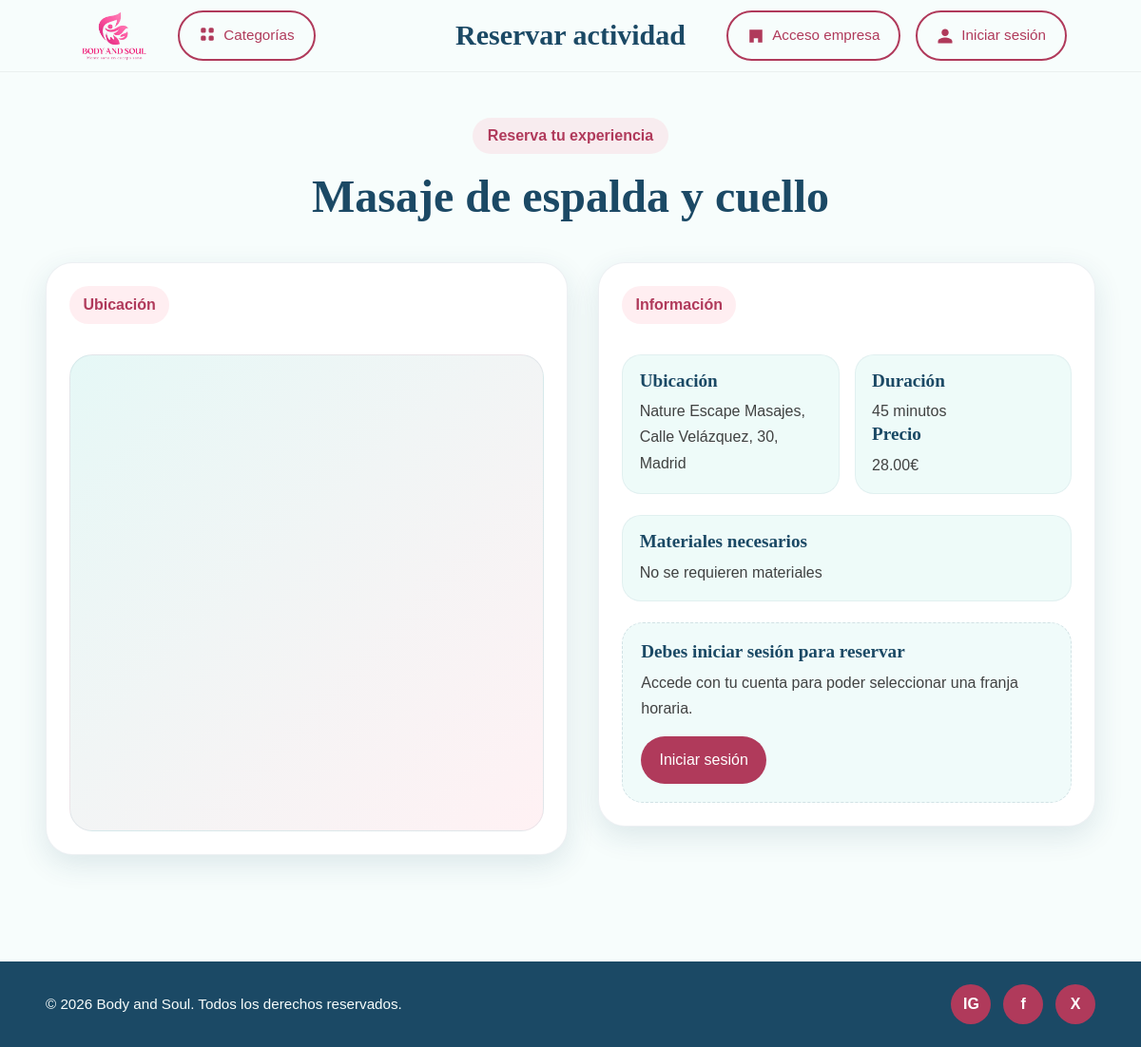
Screenshot of /publico/reserva.php?idact=69 with the database file from the repository.
### tables this page shows
CREATE TABLE `servicio` (
  `id_servicio` int(11) NOT NULL,
  `id_empresa` int(11) NOT NULL,
  `nombre_servicio` varchar(150) NOT NULL,
  `descripcion` text DEFAULT NULL,
  `lugar` varchar(150) DEFAULT NULL,
  `id_categoria` int(11) NOT NULL,
  `precio` decimal(10,2) NOT NULL DEFAULT 0.00,
  `duracion` varchar(50) DEFAULT NULL,
  `materiales` text DEFAULT NULL,
  `estado` enum('activo','cancelado') NOT NULL DEFAULT 'activo'
);

### bd/bdact.php (called while the page is built, shortened)
<?php
class bdact{
public $pdo = "";
public function __construct($host,$port,$db,$user,$pass) {
    $this->pdo = new PDO("mysql:host=".$host.";port=".$port.";dbname=".$db.";charset=utf8", $user, $pass);
    }
public function obtenerActividadPorId($idServicio){
    $sentencia = "SELECT * FROM servicio WHERE id_servicio = :id_servicio AND estado = 'activo'";
    $ejecucion = $this->pdo->prepare($sentencia);
    $ejecucion->execute([
        ":id_servicio" => $idServicio
    ]);
    $fila = $ejecucion->fetch(PDO::FETCH_ASSOC);
    return $fila;
}
}
?>

### publico/reserva.php (the view, shortened to what this page needs)
<?php
$titulo = "<h1>Reservar actividad</h1>";
require_once("head.php");
require_once("../bd/bdact.php");
$bdact = new bdact("localhost", 3306, "plataforma_servicios1", "root", "");
$idServicio = (int) $_GET["idact"];
$actividad = $bdact->obtenerActividadPorId($idServicio);
?>
<main class="booking-page">
  <section class="booking-section">
    <div class="container">
      <div class="booking-title-block">
        <span class="section-tag">Reserva tu experiencia</span>
        <h2><?= htmlentities($actividad["nombre_servicio"]) ?></h2>
      </div>
      <div class="booking-layout">
        <article class="booking-map-card">
          <div class="booking-card-header">
            <span class="section-tag">Ubicación</span>
          </div>
          <div class="map-wrapper">
            <iframe
              src="https://www.google.com/maps?q=<?= urlencode($actividad["lugar"]) ?>&output=embed"
              title="Mapa de ubicación de la actividad"
              loading="lazy"
>
            </iframe>
          </div>
        </article>
        <article class="booking-form-card">
           <div class="booking-card-header">
            <span class="section-tag">Información</span>
          </div>
          <div class="booking-info-content">
            <div class="info-grid">
              <div class="info-item">
                <h4>Ubicación</h4>
                <p><?= htmlentities($actividad["lugar"]) ?></p>
              </div>
              <div class="info-item">
                <h4>Duración</h4>
                <p><?= !empty($actividad["duracion"]) ? htmlentities($actividad["duracion"]) : 'No especificada' ?></p>
                <h4>Precio</h4>
                  <p><?=$actividad['precio']?>€</p>
              </div>
            </div>
            <div class="info-box">
              <h4>Materiales necesarios</h4>
              <p><?= !empty($actividad["materiales"]) ? htmlentities($actividad["materiales"]) : 'No especificados' ?></p>
            </div>
            <?php if (!isset($_SESSION["usuario"])): ?>
              <div class="booking-empty-state">
                <h4>Debes iniciar sesión para reservar</h4>
                <p>Accede con tu cuenta para poder seleccionar una franja horaria.</p>
                <a href="login.php" class="btn btn-primary" style="margin-top: 1rem;">Iniciar sesión</a>
              </div>
            <?php endif; ?>
          </div>
        </article>
      </div>
    </div>
  </section>
</main>
<?php require_once("footer.php"); ?>
</body>
</html>

### css/styles.css (style rules this page uses)
:root { --mint: #147a72; --navy: #1B4965; --pink: #b03a5b; --light: #F7FDFC; --dark: #2E2E2E; --white: #ffffff; --font-title: "Sansita Swashed", serif; --font-text: "Overpass", sans-serif; --radius-sm: 10px; --radius-md: 18px; --radius-lg: 28px; --shadow-soft: 0 10px 30px rgba(27, 73, 101, 0.12); --transition: all 0.3s ease; }
* { margin: 0; padding: 0; box-sizing: border-box; }
html { scroll-behavior: smooth; }
body { font-family: var(--font-text); color: var(--dark); background-color: var(--light); line-height: 1.6; }
a { text-decoration: none; color: inherit; }
.container { width: min(1200px, 92%); margin: 0 auto; }
h1, h2, h3, h4 { font-family: var(--font-title); color: var(--navy); line-height: 1.15; }
.section-tag { display: inline-block; background-color: rgba(255, 143, 163, 0.15); color: var(--pink); font-weight: 700; padding: 0.45rem 0.9rem; border-radius: 999px; margin-bottom: 1rem; }
.btn { display: inline-flex; align-items: center; justify-content: center; gap: 0.5rem; border: none; cursor: pointer; padding: 0.75rem 1.2rem; border-radius: 999px; font-weight: 500; transition: var(--transition); text-align: center; }
.btn-primary { background-color: var(--pink); color: var(--white); }
.header-title h1 { font-family: var(--font-title); font-size: 30px; color: var(--navy); }

### css/public-styles/actividad.css (style rules this page uses)
.info-block p, .info-item p { color: rgba(46, 46, 46, 0.9); line-height: 1.7; }
.info-grid { display: grid; grid-template-columns: 1fr 1fr; gap: 1rem; }
.info-item { background: rgba(46, 196, 182, 0.08); border-radius: 20px; padding: 1rem 1.1rem; border: 1px solid rgba(27, 73, 101, 0.06); }

### css/public-styles/reserva.css (style rules this page uses)
.booking-page { padding: 2rem 0 0; }
.booking-section { padding: 1rem 0 3rem; }
.booking-title-block { text-align: center; margin-bottom: 2.5rem; }
.booking-title-block .section-tag { display: inline-block; margin-bottom: 1rem; padding: 0.4rem 1rem; }
.booking-title-block h2 { font-size: clamp(2rem, 4vw, 3rem); color: var(--navy); max-width: 700px; margin: 0 auto; line-height: 1.2; }
.booking-layout { display: grid; grid-template-columns: 1.05fr 1fr; gap: 2rem; align-items: start; }
.booking-map-card, .booking-form-card { background: var(--white); border-radius: 28px; box-shadow: var(--shadow-soft); border: 1px solid rgba(27, 73, 101, 0.08); padding: 1.5rem; }
.booking-card-header { margin-bottom: 1rem; }
.map-wrapper { width: 100%; min-height: 500px; border-radius: 24px; overflow: hidden; background: linear-gradient( 135deg, rgba(46, 196, 182, 0.12), rgba(255, 143, 163, 0.12) ); border: 1px solid rgba(27, 73, 101, 0.08); }
.map-wrapper iframe { width: 100%; height: 500px; border: 0; display: block; }
.booking-info-content { display: flex; flex-direction: column; gap: 1.4rem; }
.info-grid { display: grid; grid-template-columns: 1fr 1fr; gap: 1rem; }
.info-item, .info-box { background: rgba(46, 196, 182, 0.08); border-radius: 20px; padding: 1rem 1.1rem; border: 1px solid rgba(27, 73, 101, 0.06); }
.info-item h4, .info-box h4, .time-slots-block h4, .booking-empty-state h4, .available-dates-block h4 { font-size: 1.2rem; color: var(--navy); margin-bottom: 0.45rem; font-family: var(--font-title); }
.info-item p, .info-box p, .booking-empty-state p { color: rgba(46, 46, 46, 0.9); line-height: 1.7; margin: 0; }
.booking-empty-state { background: rgba(46, 196, 182, 0.07); border: 1px dashed rgba(27, 73, 101, 0.14); border-radius: 22px; padding: 1.2rem; }

### rows the page displays
servicio: nombre_servicio "Masaje de espalda y cuello", lugar "Nature Escape Masajes, Calle Velázquez, 30, Madrid", duracion "45 minutos", precio "28.00", materiales "No se requieren materiales"
